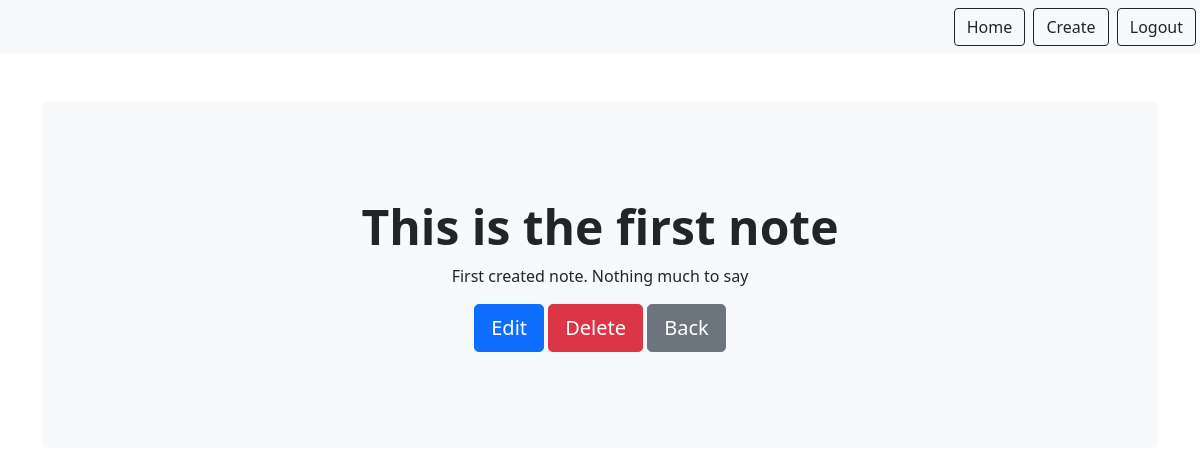
Screenshot of /notes/1 (signed in) with the database file from the repository.
### notes/models.py (models this page shows)
class Note(models.Model):
    title = models.CharField(max_length=200)
    text = models.TextField()
    created = models.DateTimeField(auto_now_add=True)
    user = models.ForeignKey(User, on_delete=models.CASCADE, related_name="notes")

### notes/views.py (the view)
# urls.py: path('notes/<int:pk>', views.NoteDetailView.as_view(), name='notes.detail'),
class NoteDetailView(DetailView):
    model = Note
    context_object_name = "note"
    template_name = "notes/note_detail.html"

### notes/templates/notes/note_detail.html
{% extends "base.html" %}
{% block content %}
<div class="p-5 mb-4 bg-light rounded-3">
      <div class="container-fluid py-5">
        <h1 class="display-5 fw-bold">{{ note.title }}</h1>
        <p class="modal-body py-0">{{ note.text }}</p>
        <a href="{% url 'notes.update' pk=note.id %}" class="btn btn-primary btn-lg">Edit</a>
          <a href="{% url 'notes.delete' pk=note.id %}" class="btn btn-danger btn-lg" type="button">Delete</a>
        <a href="{% url 'notes.list' %}" class="btn btn-secondary btn-lg">Back</a>
      </div>
    </div>
{% endblock %}

### rows the page displays
Note: title "This is the first note", text "First created note. Nothing much to say"
